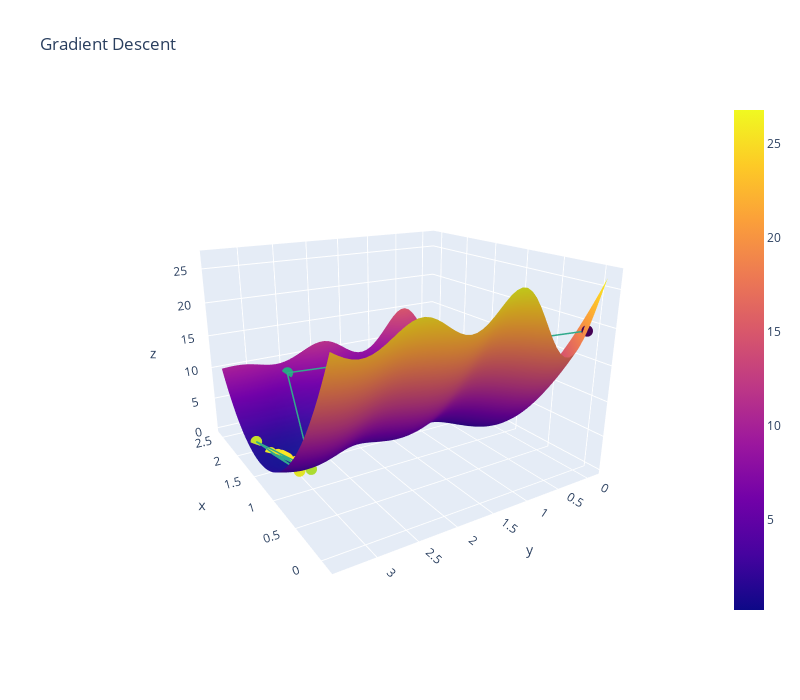

Notebook code cell kept with this figure:
### Code cell
# Run me to see another 3D plot (stochastic gradient descent)
plot_3d(thetas_stoch[:, 0], thetas_stoch[:, 1], loss_stoch, average_squared_loss, sin_model, x, y)
